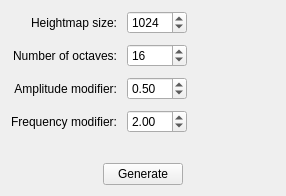
               <widget class="QWidget" name="scrollAreaWidgetContents_3">
                <property name="geometry">
                 <rect>
                  <x>0</x>
                  <y>0</y>
                  <width>275</width>
                  <height>185</height>
                 </rect>
                </property>
                <layout class="QVBoxLayout" name="verticalLayout_16">
                 <item>
                  <layout class="QVBoxLayout" name="verticalLayout_15">
                   <property name="spacing">
                    <number>30</number>
                   </property>
                   <item>
                    <layout class="QGridLayout" name="gridLayout_3" columnstretch="0,0">
                     <property name="rightMargin">
                      <number>88</number>
                     </property>
                     <property name="spacing">
                      <number>10</number>
                     </property>
                     <item row="0" column="0">
                      <widget class="QLabel" name="label_20">
                       <property name="sizePolicy">
                        <sizepolicy hsizetype="Expanding" vsizetype="Preferred">
                         <horstretch>0</horstretch>
                         <verstretch>0</verstretch>
                        </sizepolicy>
                       </property>
                       <property name="text">
                        <string>Heightmap size:</string>
                       </property>
                       <property name="alignment">
                        <set>Qt::AlignRight|Qt::AlignTrailing|Qt::AlignVCenter</set>
                       </property>
                      </widget>
                     </item>
                     <item row="1" column="0">
                      <widget class="QLabel" name="label_21">
                       <property name="sizePolicy">
                        <sizepolicy hsizetype="Expanding" vsizetype="Preferred">
                         <horstretch>0</horstretch>
                         <verstretch>0</verstretch>
                        </sizepolicy>
                       </property>
                       <property name="text">
                        <string>Number of octaves:</string>
                       </property>
                       <property name="alignment">
                        <set>Qt::AlignRight|Qt::AlignTrailing|Qt::AlignVCenter</set>
                       </property>
                      </widget>
                     </item>
                     <item row="2" column="0">
                      <widget class="QLabel" name="label_22">
                       <property name="sizePolicy">
                        <sizepolicy hsizetype="Expanding" vsizetype="Preferred">
                         <horstretch>0</horstretch>
                         <verstretch>0</verstretch>
                        </sizepolicy>
                       </property>
                       <property name="text">
                        <string>Amplitude modifier:</string>
                       </property>
                       <property name="alignment">
                        <set>Qt::AlignRight|Qt::AlignTrailing|Qt::AlignVCenter</set>
                       </property>
                      </widget>
                     </item>
                     <item row="2" column="1">
                      <widget class="QDoubleSpinBox" name="perlinAmplitudeModifierSpinBox">
                       <property name="sizePolicy">
                        <sizepolicy hsizetype="Expanding" vsizetype="Fixed">
                         <horstretch>0</horstretch>
                         <verstretch>0</verstretch>
                        </sizepolicy>
                       </property>
                       <property name="maximumSize">
                        <size>
                         <width>60</width>
                         <height>16777215</height>
                        </size>
                       </property>
                       <property name="minimum">
                        <double>-10000.000000000000000</double>
                       </property>
                       <property name="maximum">
                        <double>10000.000000000000000</double>
                       </property>
                       <property name="value">
                        <double>0.500000000000000</double>
                       </property>
                      </widget>
                     </item>
                     <item row="0" column="1">
                      <widget class="QSpinBox" name="perlinSizeSpinBox">
                       <property name="sizePolicy">
                        <sizepolicy hsizetype="Expanding" vsizetype="Fixed">
                         <horstretch>0</horstretch>
                         <verstretch>0</verstretch>
                        </sizepolicy>
                       </property>
                       <property name="maximumSize">
                        <size>
                         <width>60</width>
                         <height>16777215</height>
                        </size>
                       </property>
                       <property name="keyboardTracking">
                        <bool>false</bool>
                       </property>
                       <property name="minimum">
                        <number>1</number>
                       </property>
                       <property name="maximum">
                        <number>10000</number>
                       </property>
                       <property name="value">
                        <number>1024</number>
                       </property>
                      </widget>
                     </item>
                     <item row="3" column="0">
                      <widget class="QLabel" name="label_18">
                       <property name="sizePolicy">
                        <sizepolicy hsizetype="Expanding" vsizetype="Preferred">
                         <horstretch>0</horstretch>
                         <verstretch>0</verstretch>
                        </sizepolicy>
                       </property>
                       <property name="text">
                        <string>Frequency modifier:</string>
                       </property>
                       <property name="alignment">
                        <set>Qt::AlignRight|Qt::AlignTrailing|Qt::AlignVCenter</set>
                       </property>
                      </widget>
                     </item>
                     <item row="3" column="1">
                      <widget class="QDoubleSpinBox" name="perlinFrequencyModifierSpinBox">
                       <property name="sizePolicy">
                        <sizepolicy hsizetype="Expanding" vsizetype="Fixed">
                         <horstretch>0</horstretch>
                         <verstretch>0</verstretch>
                        </sizepolicy>
                       </property>
                       <property name="maximumSize">
                        <size>
                         <width>60</width>
                         <height>16777215</height>
                        </size>
                       </property>
                       <property name="minimum">
                        <double>-10000.000000000000000</double>
                       </property>
                       <property name="maximum">
                        <double>10000.000000000000000</double>
                       </property>
                       <property name="value">
                        <double>2.000000000000000</double>
                       </property>
                      </widget>
                     </item>
                     <item row="1" column="1">
                      <widget class="QSpinBox" name="perlinOctavesSpinBox">
                       <property name="sizePolicy">
                        <sizepolicy hsizetype="Expanding" vsizetype="Fixed">
                         <horstretch>0</horstretch>
                         <verstretch>0</verstretch>
                        </sizepolicy>
                       </property>
                       <property name="maximumSize">
                        <size>
                         <width>60</width>
                         <height>16777215</height>
                        </size>
                       </property>
                       <property name="minimum">
                        <number>1</number>
                       </property>
                       <property name="maximum">
                        <number>10000</number>
                       </property>
                       <property name="value">
                        <number>16</number>
                       </property>
                      </widget>
                     </item>
                    </layout>
                   </item>
                   <item>
                    <layout class="QHBoxLayout" name="horizontalLayout_2">
                     <item>
                      <widget class="QPushButton" name="generatePerlinPushButton">
                       <property name="sizePolicy">
                        <sizepolicy hsizetype="Minimum" vsizetype="Fixed">
                         <horstretch>0</horstretch>
                         <verstretch>0</verstretch>
                        </sizepolicy>
                       </property>
                       <property name="maximumSize">
                        <size>
                         <width>80</width>
                         <height>16777215</height>
                        </size>
                       </property>
                       <property name="text">
                        <string>Generate</string>
                       </property>
                      </widget>
                     </item>
                    </layout>
                   </item>
                  </layout>
                 </item>
                 <item>
                  <spacer name="verticalSpacer_6">
                   <property name="orientation">
                    <enum>Qt::Vertical</enum>
                   </property>
                   <property name="sizeHint" stdset="0">
                    <size>
                     <width>20</width>
                     <height>40</height>
                    </size>
                   </property>
                  </spacer>
                 </item>
                </layout>
               </widget>
